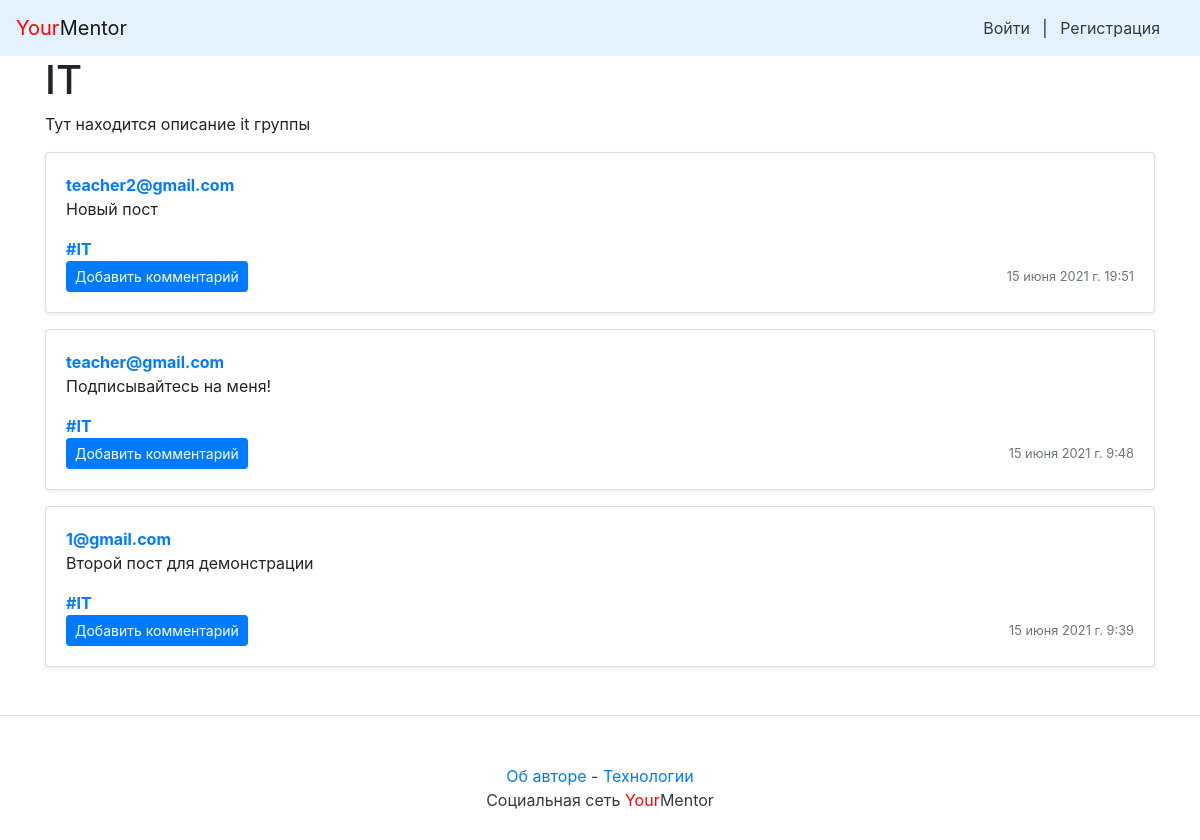
Page /group/it/ on the committed database.
### posts/models.py (models this page shows, shortened)
class Group(models.Model):
    title = models.CharField(max_length=200)
    slug = models.SlugField(unique=True, max_length=30)
    description = models.TextField()

class Post(models.Model):
    group = models.ForeignKey(
        Group,
        blank=True,
        null=True,
        on_delete=models.SET_NULL,
        related_name='posts',
        verbose_name='Группы',
        help_text='Выберите группу',
    )
    text = models.TextField(
        verbose_name='Текст',
        help_text='Введите текст',
    )
    pub_date = models.DateTimeField('date published', auto_now_add=True)
    author = models.ForeignKey(
        User,
        on_delete=models.CASCADE,
        related_name='posts',
    )
    image = models.ImageField(
        upload_to='posts/',
        blank=True, null=True,
        verbose_name='Изображение',
    )
    class Meta:
        ordering = ['-pub_date']

### accounts/models.py (models this page shows, shortened)
class User(AbstractBaseUser):
    email = models.EmailField(unique=True, max_length=255)
    name = models.CharField(
        max_length=255,
        blank=False,
        null=False
    )
    surname = models.CharField(
        max_length=255,
        blank=False,
        null=False
    )
    break_time = models.IntegerField(default=0)
    is_admin = models.BooleanField(default=False)
    timestamp = models.DateTimeField(auto_now_add=True)
    role = models.CharField(
        max_length=10,
        choices=UserRoles.choices,
        default=UserRoles.STUDENT,
        verbose_name="Роль пользователя",
    )
    is_staff = models.BooleanField(default=False)
    USERNAME_FIELD = 'email'
    REQUIRED_FIELDS = []
    objects = CustomManager()
    def __str__(self):
        return self.email

### posts/views.py (the view)
# urls.py: path('group/<slug:slug>/', views.group_posts, name='group'),
def group_posts(request, slug):
    cache.clear()
    group = get_object_or_404(Group, slug=slug)
    posts = group.posts.all()
    paginator = Paginator(posts, 10)
    page_number = request.GET.get('page')
    page = paginator.get_page(page_number)
    return render(
        request,
        'group.html',
        {'page': page,
         'paginator': paginator,
         'group': group,
         }
    )

### templates/group.html (shortened to what this page needs)
{% extends "includes/base.html" %}
{% block header %} {{ group.title }} {% endblock %}
{% block content %}
    <p>
        {{ group.description }}
    </p>
    {% for post in page %}
        {% include "includes/post_item.html" with post=post %}
    {% endfor %}
{% endblock %}

### templates/includes/post_item.html (shortened to what this page needs)
<div class="card mb-3 mt-1 shadow-sm">
  {% load thumbnail %}
  <div class="card-body">
    <p class="card-text">
      <a name="post_{{ post.id }}" href="{% url 'profile' post.author.id %}">
        <strong class="d-block text-gray-dark">{{ post.author }}</strong>
      </a>
      {{ post.text|linebreaksbr }}
    </p>
    {% if post.group %}
    <a class="card-link muted" href="{% url 'group' post.group.slug %}">
      <strong class="d-block text-gray-dark">#{{ post.group.title }}</strong>
    </a>
    {% endif %}
    <div class="d-flex justify-content-between align-items-center">
      <div class="btn-group">
        <a class="btn btn-sm btn-primary" href="{% url 'post' post.author.id post.id %}" role="button">
          Добавить комментарий
        </a>
      </div>
      <small class="text-muted">{{ post.pub_date }}</small>
    </div>
  </div>
</div>

### rows in the picture
Group: title "IT", description "Тут находится описание it группы"
Post: author "teacher2@gmail.com", text "Новый пост", group "IT", pub_date "15 июня 2021 г. 19:51"
Post: author "teacher@gmail.com", text "Подписывайтесь на меня!", group "IT", pub_date "15 июня 2021 г. 9:48"
Post: author "1@gmail.com", text "Второй пост для демонстрации", group "IT", pub_date "15 июня 2021 г. 9:39"
